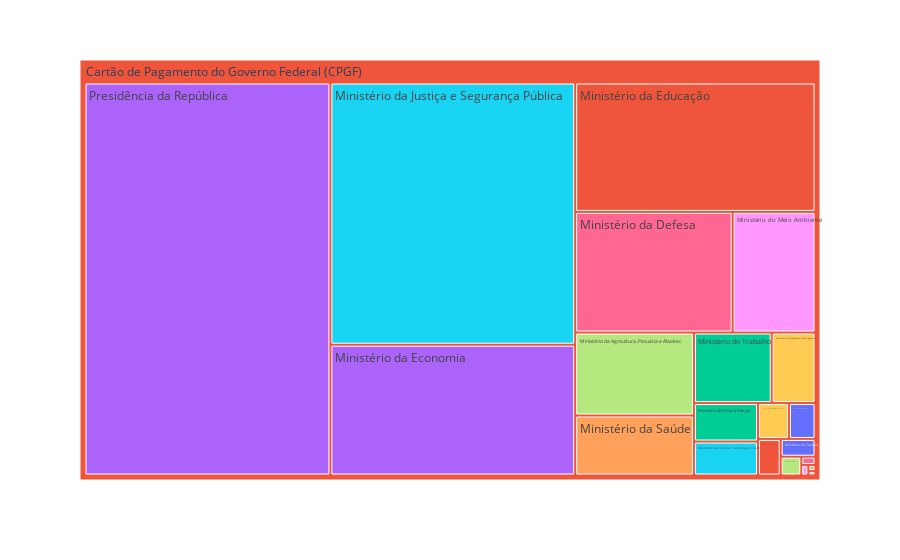

Notebook cell for this chart:
### Code cell
gastos_jun = pd.read_csv('cartao_pagamento_2022_orgaos/202206_CPGF.csv', encoding='latin1', delimiter=';')

gastos_jun.loc[:, 'VALOR TRANSAÇÃO'] = pd.to_numeric(gastos_jun['VALOR TRANSAÇÃO'].str.replace(",", '.'), errors='coerce')

gastos_por_orgao_jun = gastos_jun.groupby('NOME ÓRGÃO SUPERIOR').agg({'VALOR TRANSAÇÃO': sum}).reset_index()
gastos_por_orgao_jun = gastos_por_orgao_jun.sort_values('VALOR TRANSAÇÃO', ascending=False).reset_index()

df = pd.DataFrame(gastos_por_orgao_jun)
df.to_csv(sep=',', index=False, header=True, path_or_buf='CPGF_2022_tables_tratadas/jun_2022.csv')

fig_jun = px.treemap(gastos_por_orgao_jun, path=[px.Constant('Cartão de Pagamento do Governo Federal (CPGF)'), 'NOME ÓRGÃO SUPERIOR'], values='VALOR TRANSAÇÃO',
                  color='NOME ÓRGÃO SUPERIOR')
fig_jun.show()

### Figure 1 — Plotly figure (JSON) as saved in the notebook; plotly's stock layout.template omitted (floating-point values rounded to 4 significant figures)
{"data": [{"branchvalues": "total", "customdata": [["Ministério das Relações Exteriores"], ["Ministério das Comunicações"], ["Ministério do Trabalho"], ["Ministério da Economia"], ["Ministério da Saúde"], ["Ministério da Ciência, Tecnologia, Inovações "], ["Controladoria-Geral da União"], ["Ministério da Agricultura, Pecuária e Abastec"], ["Ministério do Meio Ambiente"], ["Banco Central do Brasil - Orçamento Fiscal e "], ["Ministério do Turismo"], ["Ministério da Educação"], ["Ministério de Minas e Energia"], ["Presidência da República"], ["Ministério da Mulher, Família e Direitos Huma"], ["Ministério da Justiça e Segurança Pública"], ["Ministério da Defesa"], ["Ministério da Infraestrutura"], ["Ministério do Trabalho e Emprego"], ["Ministério do Desenvolvimento Regional"], ["Advocacia-Geral da União"], ["(?)"]], "domain": {"x": [0, 1], "y": [0, 1]}, "hovertemplate": "labels=%{label}<br>VALOR TRANSAÇÃO=%{value}<br>parent=%{parent}<br>id=%{id}<br>NOME ÓRGÃO SUPERIOR=%{customdata[0]}<extra></extra>", "ids": ["Cartão de Pagamento do Governo Federal (CPGF)/Ministério das Relações Exteriores", "Cartão de Pagamento do Governo Federal (CPGF)/Ministério das Comunicações", "Cartão de Pagamento do Governo Federal (CPGF)/Ministério do Trabalho", "Cartão de Pagamento do Governo Federal (CPGF)/Ministério da Economia", "Cartão de Pagamento do Governo Federal (CPGF)/Ministério da Saúde", "Cartão de Pagamento do Governo Federal (CPGF)/Ministério da Ciência, Tecnologia, Inovações ", "Cartão de Pagamento do Governo Federal (CPGF)/Controladoria-Geral da União", "Cartão de Pagamento do Governo Federal (CPGF)/Ministério da Agricultura, Pecuária e Abastec", "Cartão de Pagamento do Governo Federal (CPGF)/Ministério do Meio Ambiente", "Cartão de Pagamento do Governo Federal (CPGF)/Banco Central do Brasil - Orçamento Fiscal e ", "Cartão de Pagamento do Governo Federal (CPGF)/Ministério do Turismo", "Cartão de Pagamento do Governo Federal (CPGF)/Ministério da Educação", "Cartão de Pagamento do Governo Federal (CPGF)/Ministério de Minas e Energia", "Cartão de Pagamento do Governo Federal (CPGF)/Presidência da República", "Cartão de Pagamento do Governo Federal (CPGF)/Ministério da Mulher, Família e Direitos Huma", "Cartão de Pagamento do Governo Federal (CPGF)/Ministério da Justiça e Segurança Pública", "Cartão de Pagamento do Governo Federal (CPGF)/Ministério da Defesa", "Cartão de Pagamento do Governo Federal (CPGF)/Ministério da Infraestrutura", "Cartão de Pagamento do Governo Federal (CPGF)/Ministério do Trabalho e Emprego", "Cartão de Pagamento do Governo Federal (CPGF)/Ministério do Desenvolvimento Regional", "Cartão de Pagamento do Governo Federal (CPGF)/Advocacia-Geral da União", "Cartão de Pagamento do Governo Federal (CPGF)"], "labels": ["Ministério das Relações Exteriores", "Ministério das Comunicações", "Ministério do Trabalho", "Ministério da Economia", "Ministério da Saúde", "Ministério da Ciência, Tecnologia, Inovações ", "Controladoria-Geral da União", "Ministério da Agricultura, Pecuária e Abastec", "Ministério do Meio Ambiente", "Banco Central do Brasil - Orçamento Fiscal e ", "Ministério do Turismo", "Ministério da Educação", "Ministério de Minas e Energia", "Presidência da República", "Ministério da Mulher, Família e Direitos Huma", "Ministério da Justiça e Segurança Pública", "Ministério da Defesa", "Ministério da Infraestrutura", "Ministério do Trabalho e Emprego", "Ministério do Desenvolvimento Regional", "Advocacia-Geral da União", "Cartão de Pagamento do Governo Federal (CPGF)"], "marker": {"colors": ["#636efa", "#EF553B", "#00cc96", "#ab63fa", "#FFA15A", "#19d3f3", "#FF6692", "#B6E880", "#FF97FF", "#FECB52", "#636efa", "#EF553B", "#00cc96", "#ab63fa", "#FFA15A", "#19d3f3", "#FF6692", "#B6E880", "#FF97FF", "#FECB52", "#636efa", "#EF553B"]}, "name": "", "parents": ["Cartão de Pagamento do Governo Federal (CPGF)", "Cartão de Pagamento do Governo Federal (CPGF)", "Cartão de Pagamento do Governo Federal (CPGF)", "Cartão de Pagamento do Governo Federal (CPGF)", "Cartão de Pagamento do Governo Federal (CPGF)", "Cartão de Pagamento do Governo Federal (CPGF)", "Cartão de Pagamento do Governo Federal (CPGF)", "Cartão de Pagamento do Governo Federal (CPGF)", "Cartão de Pagamento do Governo Federal (CPGF)", "Cartão de Pagamento do Governo Federal (CPGF)", "Cartão de Pagamento do Governo Federal (CPGF)", "Cartão de Pagamento do Governo Federal (CPGF)", "Cartão de Pagamento do Governo Federal (CPGF)", "Cartão de Pagamento do Governo Federal (CPGF)", "Cartão de Pagamento do Governo Federal (CPGF)", "Cartão de Pagamento do Governo Federal (CPGF)", "Cartão de Pagamento do Governo Federal (CPGF)", "Cartão de Pagamento do Governo Federal (CPGF)", "Cartão de Pagamento do Governo Federal (CPGF)", "Cartão de Pagamento do Governo Federal (CPGF)", "Cartão de Pagamento do Governo Federal (CPGF)", ""], "type": "treemap", "values": [797.0, 21170.0, 139700.0, 815400.0, 181400.0, 55420.0, 2988.0, 251100.0, 254400.0, 28330.0, 15740.0, 792100.0, 62740.0, 2462000.0, 1139.0, 1634681, 484000.0, 9862.0, 1889.0, 78720.0, 24240.0, 7317000.0]}], "layout": {"legend": {"tracegroupgap": 0}, "margin": {"t": 60}}}
